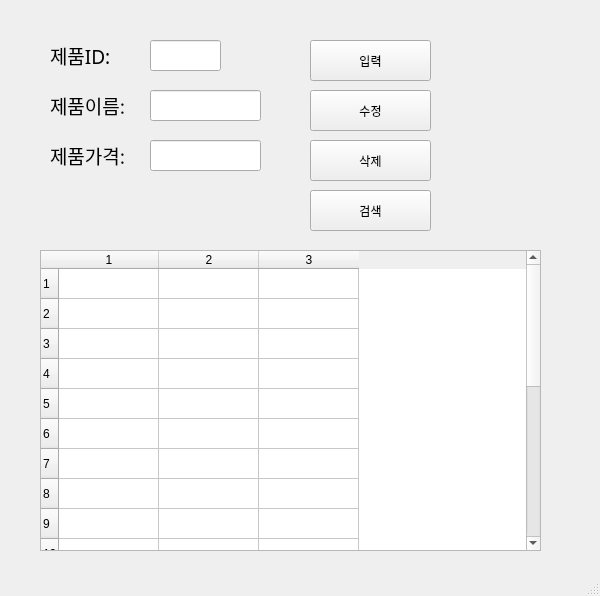
<?xml version="1.0" encoding="UTF-8"?>
<ui version="4.0">
 <class>MainWindow</class>
 <widget class="QMainWindow" name="MainWindow">
  <property name="geometry">
   <rect>
    <x>0</x>
    <y>0</y>
    <width>600</width>
    <height>596</height>
   </rect>
  </property>
  <property name="windowTitle">
   <string>MainWindow</string>
  </property>
  <widget class="QWidget" name="centralwidget">
   <widget class="QLabel" name="label">
    <property name="geometry">
     <rect>
      <x>50</x>
      <y>40</y>
      <width>81</width>
      <height>31</height>
     </rect>
    </property>
    <property name="font">
     <font>
      <family>맑은 고딕</family>
      <pointsize>14</pointsize>
     </font>
    </property>
    <property name="text">
     <string>제품ID:</string>
    </property>
   </widget>
   <widget class="QLabel" name="label_2">
    <property name="geometry">
     <rect>
      <x>50</x>
      <y>90</y>
      <width>81</width>
      <height>31</height>
     </rect>
    </property>
    <property name="font">
     <font>
      <family>맑은 고딕</family>
      <pointsize>14</pointsize>
     </font>
    </property>
    <property name="text">
     <string>제품이름:</string>
    </property>
   </widget>
   <widget class="QLabel" name="label_3">
    <property name="geometry">
     <rect>
      <x>50</x>
      <y>140</y>
      <width>81</width>
      <height>31</height>
     </rect>
    </property>
    <property name="font">
     <font>
      <family>맑은 고딕</family>
      <pointsize>14</pointsize>
     </font>
    </property>
    <property name="text">
     <string>제품가격:</string>
    </property>
   </widget>
   <widget class="QLineEdit" name="prodID">
    <property name="geometry">
     <rect>
      <x>150</x>
      <y>40</y>
      <width>71</width>
      <height>31</height>
     </rect>
    </property>
   </widget>
   <widget class="QLineEdit" name="prodName">
    <property name="geometry">
     <rect>
      <x>150</x>
      <y>90</y>
      <width>111</width>
      <height>31</height>
     </rect>
    </property>
   </widget>
   <widget class="QLineEdit" name="prodPrice">
    <property name="geometry">
     <rect>
      <x>150</x>
      <y>140</y>
      <width>111</width>
      <height>31</height>
     </rect>
    </property>
   </widget>
   <widget class="QPushButton" name="pushButton">
    <property name="geometry">
     <rect>
      <x>310</x>
      <y>40</y>
      <width>121</width>
      <height>41</height>
     </rect>
    </property>
    <property name="text">
     <string>입력</string>
    </property>
   </widget>
   <widget class="QPushButton" name="pushButton_2">
    <property name="geometry">
     <rect>
      <x>310</x>
      <y>90</y>
      <width>121</width>
      <height>41</height>
     </rect>
    </property>
    <property name="text">
     <string>수정</string>
    </property>
   </widget>
   <widget class="QPushButton" name="pushButton_3">
    <property name="geometry">
     <rect>
      <x>310</x>
      <y>140</y>
      <width>121</width>
      <height>41</height>
     </rect>
    </property>
    <property name="text">
     <string>삭제</string>
    </property>
   </widget>
   <widget class="QPushButton" name="pushButton_4">
    <property name="geometry">
     <rect>
      <x>310</x>
      <y>190</y>
      <width>121</width>
      <height>41</height>
     </rect>
    </property>
    <property name="text">
     <string>검색</string>
    </property>
   </widget>
   <widget class="QTableWidget" name="tableWidget">
    <property name="geometry">
     <rect>
      <x>40</x>
      <y>250</y>
      <width>501</width>
      <height>301</height>
     </rect>
    </property>
    <property name="rowCount">
     <number>20</number>
    </property>
    <property name="columnCount">
     <number>3</number>
    </property>
    <row/>
    <row/>
    <row/>
    <row/>
    <row/>
    <row/>
    <row/>
    <row/>
    <row/>
    <row/>
    <row/>
    <row/>
    <row/>
    <row/>
    <row/>
    <row/>
    <row/>
    <row/>
    <row/>
    <row/>
    <column/>
    <column/>
    <column/>
   </widget>
  </widget>
  <widget class="QMenuBar" name="menubar">
   <property name="geometry">
    <rect>
     <x>0</x>
     <y>0</y>
     <width>600</width>
     <height>22</height>
    </rect>
   </property>
  </widget>
  <widget class="QStatusBar" name="statusbar"/>
 </widget>
 <resources/>
 <connections>
  <connection>
   <sender>pushButton</sender>
   <signal>clicked()</signal>
   <receiver>MainWindow</receiver>
   <slot>addProduct()</slot>
   <hints>
    <hint type="sourcelabel">
     <x>394</x>
     <y>72</y>
    </hint>
    <hint type="destinationlabel">
     <x>470</x>
     <y>95</y>
    </hint>
   </hints>
  </connection>
  <connection>
   <sender>pushButton_2</sender>
   <signal>clicked()</signal>
   <receiver>MainWindow</receiver>
   <slot>updateProduct()</slot>
   <hints>
    <hint type="sourcelabel">
     <x>418</x>
     <y>129</y>
    </hint>
    <hint type="destinationlabel">
     <x>470</x>
     <y>136</y>
    </hint>
   </hints>
  </connection>
  <connection>
   <sender>pushButton_3</sender>
   <signal>clicked()</signal>
   <receiver>MainWindow</receiver>
   <slot>removeProduct()</slot>
   <hints>
    <hint type="sourcelabel">
     <x>409</x>
     <y>175</y>
    </hint>
    <hint type="destinationlabel">
     <x>469</x>
     <y>183</y>
    </hint>
   </hints>
  </connection>
  <connection>
   <sender>pushButton_4</sender>
   <signal>clicked()</signal>
   <receiver>MainWindow</receiver>
   <slot>getProduct()</slot>
   <hints>
    <hint type="sourcelabel">
     <x>406</x>
     <y>219</y>
    </hint>
    <hint type="destinationlabel">
     <x>471</x>
     <y>229</y>
    </hint>
   </hints>
  </connection>
 </connections>
 <slots>
  <slot>addProduct()</slot>
  <slot>updateProduct()</slot>
  <slot>removeProduct()</slot>
  <slot>getProduct()</slot>
 </slots>
</ui>
